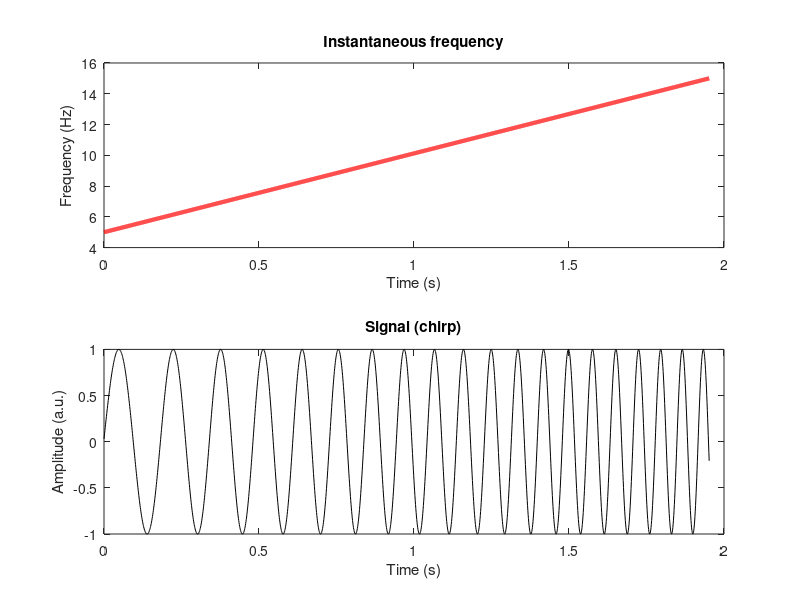

This chart was generated by the following MATLAB code:
%% chirps: simulated sine waves varying frequency acrosss time
% signal will transition linearly from first frequency to the second
%   frequency

% formula: sin(2*pi* (y(t) + t(t)) -> this is for only generating one time point at time t.
%   y and t are vectors that are functions of time. they are changing in
%   every time point.

% y(t) = delta  *  cumsum( vector of frequencies ) across all time points.

% delta : sampling interval -> inverse of the sampling rate. e.g.: if sampling
%   rate is 1000 hz delta will be 1. distance between time points. if
%   sampling rate is 250 hz delta will be 4. 

% simulation details
pnts  = 2000;
srate = 1024;
time  = (0:pnts-1)/srate;

% "bipolar" chirp 
freqmod = linspace(5,15,pnts);

% multipolar chirp / uncomment this to see the difference between a linear
% frequency range
%k = 10; % poles for frequencies
%freqmod = 20*interp1(rand(1,k),linspace(1,k,pnts)); % creates k random
%numbers and linearly interpolate them. 

% signal time series
signal  = sin( 2*pi * ((time + cumsum(freqmod))/srate) );

% plotting
figure(1), clf
subplot(211)
plot(time,freqmod,'r','linew',3)
xlabel('Time (s)')
ylabel('Frequency (Hz)')
title('Instantaneous frequency')

subplot(212)
plot(time,signal,'k')
xlabel('Time (s)')
ylabel('Amplitude (a.u.)')
title('Signal (chirp)')